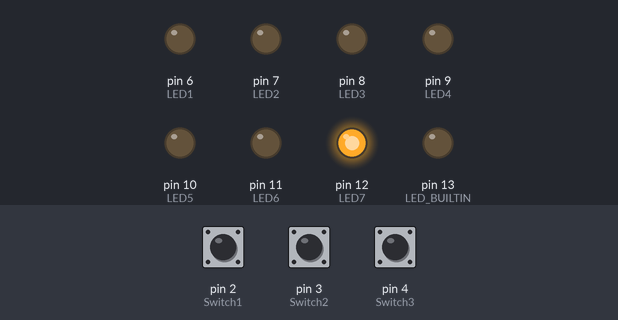
This sketch was run on a simulated Arduino Uno, built with avr-gcc and run on an emulated ATmega328P. Parts: output pins drawn as LEDs (lit = HIGH). The test bench sets the inputs (shaded band); at power-on: pin 2 (Switch1) HIGH, pin 3 (Switch2) HIGH, pin 4 (Switch3) HIGH.

Above: at 1.2 s.
1.3 s: pin 2 (Switch1) pulled LOW for 0.15 s
At 1.37 s:
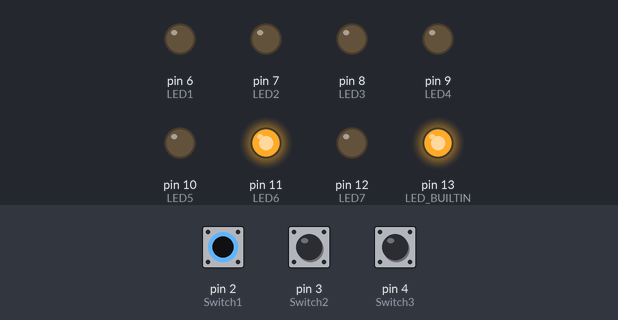
2.9 s: pin 3 (Switch2) pulled LOW for 0.15 s
At 2.97 s:
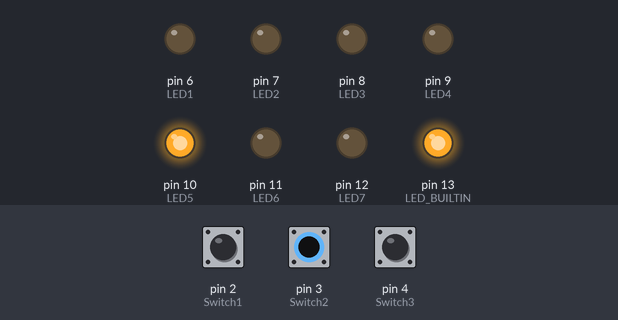
4.5 s: pin 4 (Switch3) pulled LOW for 0.15 s
At 4.57 s:
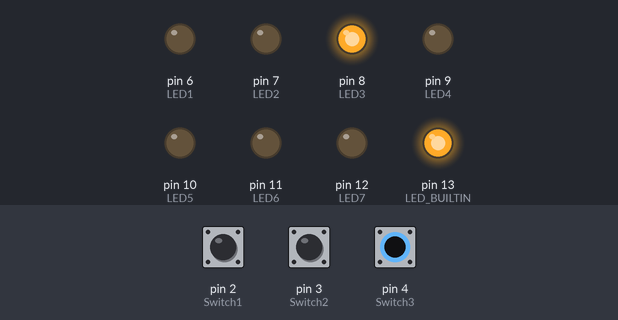
6.1 s: pin 4 (Switch3) pulled LOW for 3.2 s
At 10.0 s:
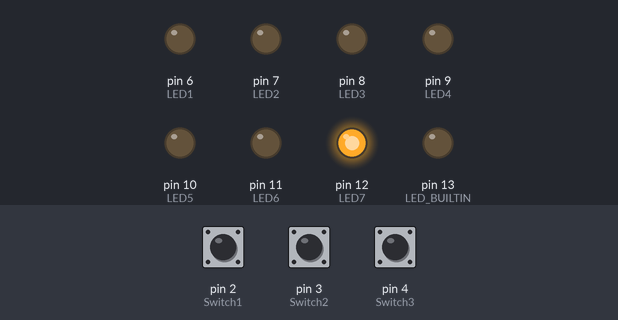
10.8 s: pin 2 (Switch1) pulled LOW for 3.2 s
At 11.1 s:
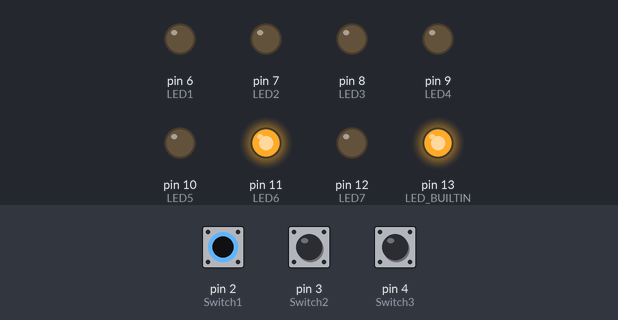
15.5 s: pin 2 (Switch1) driven LOW and pin 3 (Switch2) driven LOW
At 15.9 s:
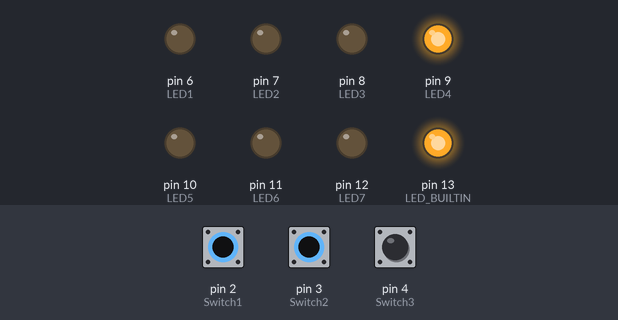
Timing chart, 0 to 18.0 s (numbered marks = the images above; inputs shaded):
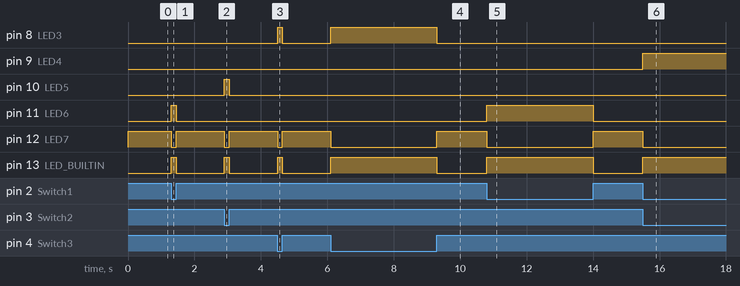

Measured:
- after the input at 1.3 s, pin 11 (LED6), pin 13 (LED_BUILTIN): LOW → HIGH at once, → LOW 0.15 s later; pin 12 (LED7): HIGH → LOW at once, → HIGH 0.15 s later
- after the input at 2.9 s, pin 10 (LED5), pin 13 (LED_BUILTIN): LOW → HIGH at once, → LOW 0.15 s later; pin 12 (LED7): HIGH → LOW at once, → HIGH 0.15 s later
- after the input at 4.5 s, pin 8 (LED3), pin 13 (LED_BUILTIN): LOW → HIGH at once, → LOW 0.15 s later; pin 12 (LED7): HIGH → LOW at once, → HIGH 0.15 s later
- after the input at 6.1 s, pin 8 (LED3), pin 13 (LED_BUILTIN): LOW → HIGH at once, → LOW 3.2 s later; pin 12 (LED7): HIGH → LOW at once, → HIGH 3.2 s later
- after the input at 10.8 s, pin 11 (LED6), pin 13 (LED_BUILTIN): LOW → HIGH at once, → LOW 3.2 s later; pin 12 (LED7): HIGH → LOW at once, → HIGH 3.2 s later
- after the input at 15.5 s, pin 9 (LED4), pin 13 (LED_BUILTIN): LOW → HIGH at once; pin 12 (LED7): HIGH → LOW at once

The sketch:

Day_5.ino
```cpp
int curState = 0; //this will be used to store the current number
bool stateHigh = true;

int LED1 = 6;//pins 10 thru 12 will be light outputs
int LED2 = 7;
int LED3 = 8;
int LED4 = 9;
int LED5 = 10;
int LED6 = 11;
int LED7 = 12;

int Switch1 = 2; //pin 2 will be an input from Switch1
int Switch2 = 3; //pin 3 will be an input from Switch2
int Switch3 = 4; //pin 4 will be an input from Switch3

void setup() {
  // Setting up both an input and an output on the HERO
pinMode(LED1, OUTPUT);
pinMode(LED2, OUTPUT);
pinMode(LED3, OUTPUT);
pinMode(LED4, OUTPUT);
pinMode(LED5, OUTPUT);
pinMode(LED6, OUTPUT);
pinMode(LED7, OUTPUT);
pinMode(Switch1, INPUT);
pinMode(Switch2, INPUT);
pinMode(Switch3, INPUT);
pinMode(LED_BUILTIN, OUTPUT);
digitalWrite(LED_BUILTIN, stateHigh);
//stateHigh = !stateHigh;
}

void switch_num(int S1, int S2, int S3)
{
  //swap_builtIn();
if (S1 == LOW && S2 == LOW && S3 == LOW){ //switches set to 0
  digitalWrite(LED1, LOW);
  digitalWrite(LED2, LOW);
  digitalWrite(LED3, LOW);
  digitalWrite(LED4, LOW);
  digitalWrite(LED5, LOW);
  digitalWrite(LED6, LOW);
  digitalWrite(LED7, LOW);
  //delay(1000);
  swap_builtIn(0);
}
if (S1 == HIGH && S2 == LOW && S3 == LOW){ //switches set to 1
  digitalWrite(LED1, HIGH);
  digitalWrite(LED2, LOW);
  digitalWrite(LED3, LOW);
  digitalWrite(LED4, LOW);
  digitalWrite(LED5, LOW);
  digitalWrite(LED6, LOW);
  digitalWrite(LED7, LOW);
  swap_builtIn(1);
}
if (S1 == LOW && S2 == HIGH && S3 == LOW){ //switches set to 2
  digitalWrite(LED1, LOW);
  digitalWrite(LED2, HIGH);
  digitalWrite(LED3, LOW);
  digitalWrite(LED4, LOW);
  digitalWrite(LED5, LOW);
  digitalWrite(LED6, LOW);
  digitalWrite(LED7, LOW);
  swap_builtIn(2);
}
if (S1 == HIGH && S2 == HIGH && S3 == LOW){ //switches set to 3
  digitalWrite(LED1, LOW);
  digitalWrite(LED2, LOW);
  digitalWrite(LED3, HIGH);
  digitalWrite(LED4, LOW);
  digitalWrite(LED5, LOW);
  digitalWrite(LED6, LOW);
  digitalWrite(LED7, LOW);
  swap_builtIn(3);
}
if (S1 == LOW && S2 == LOW && S3 == HIGH){ //switches set to 4
  digitalWrite(LED1, LOW);
  digitalWrite(LED2, LOW);
  digitalWrite(LED3, LOW);
  digitalWrite(LED4, HIGH);
  digitalWrite(LED5, LOW);
  digitalWrite(LED6, LOW);
  digitalWrite(LED7, LOW);
  swap_builtIn(4);
}
if (S1 == HIGH && S2 == LOW && S3 == HIGH){ //switches set to 5
  digitalWrite(LED1, LOW);
  digitalWrite(LED2, LOW);
  digitalWrite(LED3, LOW);
  digitalWrite(LED4, LOW);
  digitalWrite(LED5, HIGH);
  digitalWrite(LED6, LOW);
  digitalWrite(LED7, LOW);
  swap_builtIn(5);
}
if (S1 == LOW && S2 == HIGH && S3 == HIGH){ //switches set to 6
  digitalWrite(LED1, LOW);
  digitalWrite(LED2, LOW);
  digitalWrite(LED3, LOW);
  digitalWrite(LED4, LOW);
  digitalWrite(LED5, LOW);
  digitalWrite(LED6, HIGH);
  digitalWrite(LED7, LOW);
  swap_builtIn(6);
}
if (S1 == HIGH && S2 == HIGH && S3 == HIGH){ //switches set to 7
  digitalWrite(LED1, LOW);
  digitalWrite(LED2, LOW);
  digitalWrite(LED3, LOW);
  digitalWrite(LED4, LOW);
  digitalWrite(LED5, LOW);
  digitalWrite(LED6, LOW);
  digitalWrite(LED7, HIGH);
  swap_builtIn(7);
}

}

void swap_builtIn(int newState)
{
  if (curState != newState) {
    // if (!LED_BUILTIN){
      digitalWrite(LED_BUILTIN, !stateHigh);
      //delay(1000);
      stateHigh = !stateHigh;
    }
    // else if(LED_BUILTIN){
    //   digitalWrite(LED_BUILTIN, LOW);
    // }
    curState = newState;
  //}
}
void loop() {
//read switches and call function to like corresponding LED
switch_num(digitalRead(Switch1),digitalRead(Switch2),digitalRead(Switch3));
// delay(1000);
// if (LED_BUILTIN){
//   digitalWrite(LED_BUILTIN, LOW);
// }
//digitalWrite(LED7,HIGH);
}
```
